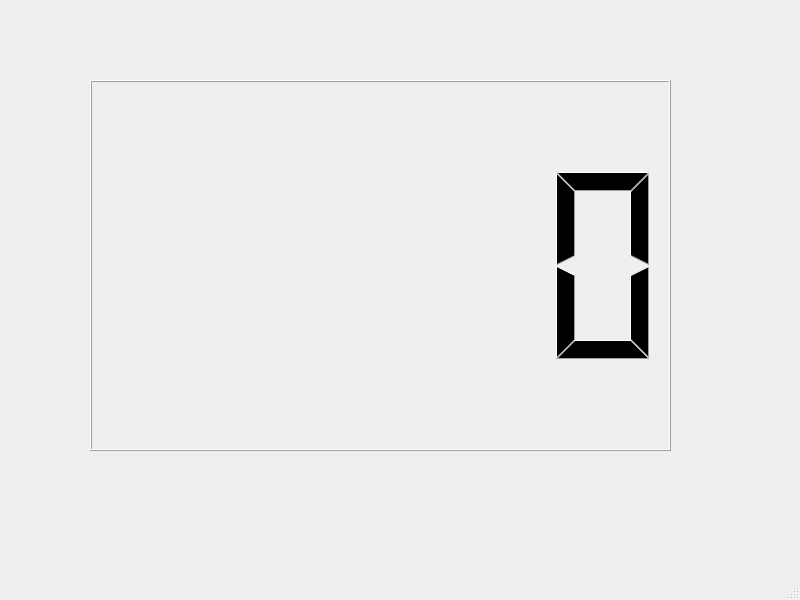
<?xml version="1.0" encoding="UTF-8"?>
<ui version="4.0">
 <class>MainWindow</class>
 <widget class="QMainWindow" name="MainWindow">
  <property name="geometry">
   <rect>
    <x>0</x>
    <y>0</y>
    <width>800</width>
    <height>600</height>
   </rect>
  </property>
  <property name="windowTitle">
   <string>MainWindow</string>
  </property>
  <widget class="QWidget" name="centralwidget">
   <widget class="QLCDNumber" name="lcdNumber">
    <property name="geometry">
     <rect>
      <x>90</x>
      <y>80</y>
      <width>581</width>
      <height>371</height>
     </rect>
    </property>
   </widget>
  </widget>
  <widget class="QMenuBar" name="menubar">
   <property name="geometry">
    <rect>
     <x>0</x>
     <y>0</y>
     <width>800</width>
     <height>21</height>
    </rect>
   </property>
  </widget>
  <widget class="QStatusBar" name="statusbar"/>
 </widget>
 <resources/>
 <connections/>
</ui>
